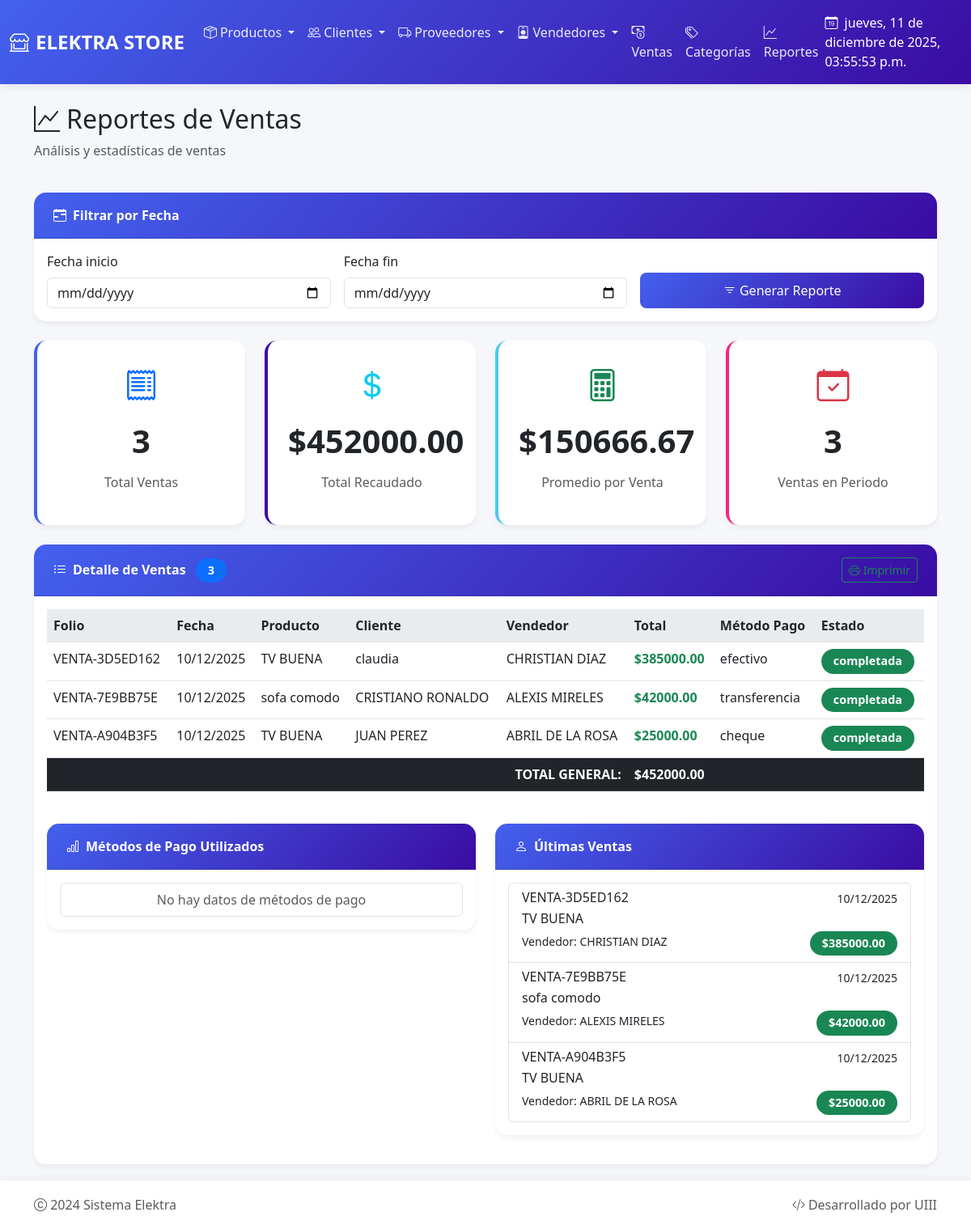
/reportes/ventas/, run on the app's committed database.
### app_Elektra/models.py (models this page shows, shortened)
class Venta(models.Model):
    folio = models.CharField(max_length=50, unique=True)
    fecha_venta = models.DateTimeField(default=timezone.now)
    total = models.DecimalField(max_digits=10, decimal_places=2)
    metodo_pago = models.CharField(max_length=50)
    estado = models.CharField(max_length=50)
    vendedor = models.ForeignKey(Vendedor, on_delete=models.SET_NULL, null=True)
    producto = models.ForeignKey(Producto, on_delete=models.CASCADE)
    cliente = models.ForeignKey(Cliente, on_delete=models.CASCADE)
    notas = models.TextField(blank=True, null=True)
    fecha_creacion = models.DateTimeField(auto_now_add=True)
    fecha_actualizacion = models.DateTimeField(auto_now=True)
    class Meta:
        ordering = ['-fecha_venta']
        verbose_name = 'Venta'
        verbose_name_plural = 'Ventas'

class Producto(models.Model):
    nombre_producto = models.CharField(max_length=120)
    categoria = models.ForeignKey(Categoria, on_delete=models.CASCADE, related_name="productos")
    precio = models.DecimalField(max_digits=10, decimal_places=2)
    stock = models.IntegerField()
    descripcion = models.TextField()
    proveedor = models.ForeignKey(Proveedor, on_delete=models.CASCADE, related_name="productos")
    sku = models.CharField(max_length=50, unique=True)
    imagen = models.ImageField(
        upload_to='productos/',
        null=True,
        blank=True,
        default='productos/default_producto.png',
        verbose_name='Imagen del producto'
    )
    fecha_creacion = models.DateTimeField(auto_now_add=True)
    fecha_actualizacion = models.DateTimeField(auto_now=True)
    class Meta:
        ordering = ['-fecha_creacion']
        verbose_name = 'Producto'
        verbose_name_plural = 'Productos'

class Cliente(models.Model):
    nombre = models.CharField(max_length=120)
    telefono = models.CharField(max_length=20)
    email = models.EmailField(max_length=100, unique=True)
    direccion = models.TextField()
    foto = models.ImageField(
        upload_to='clientes/',
        null=True,
        blank=True,
        default='clientes/default_cliente.png',
        verbose_name='Foto del cliente'
    )
    tipo_cliente = models.CharField(
        max_length=20,
        choices=[
            ('regular', 'Cliente Regular'),
            ('premium', 'Cliente Premium'),
            ('corporativo', 'Cliente Corporativo'),
        ],
        default='regular'
    )
    fecha_registro = models.DateTimeField(auto_now_add=True)
    fecha_actualizacion = models.DateTimeField(auto_now=True)
    class Meta:
        ordering = ['nombre']
        verbose_name = 'Cliente'
        verbose_name_plural = 'Clientes'

class Vendedor(models.Model):
    nombre = models.CharField(max_length=100)
    telefono = models.CharField(max_length=20)
    email = models.EmailField(max_length=100, unique=True)
    foto = models.ImageField(
        upload_to='vendedores/',
        null=True,
        blank=True,
        default='vendedores/default_vendedor.png',
        verbose_name='Foto del vendedor'
    )
    fecha_contratacion = models.DateField(default=timezone.now)
    activo = models.BooleanField(default=True)
    fecha_creacion = models.DateTimeField(auto_now_add=True)
    fecha_actualizacion = models.DateTimeField(auto_now=True)
    class Meta:
        ordering = ['nombre']
        verbose_name = 'Vendedor'
        verbose_name_plural = 'Vendedores'

### app_Elektra/views.py (the view)
# urls.py: path('reportes/ventas/', views.reportes_ventas, name='reportes_ventas'),
def reportes_ventas(request):
    fecha_inicio = request.GET.get('fecha_inicio', '')
    fecha_fin = request.GET.get('fecha_fin', '')
    ventas = Venta.objects.select_related('producto', 'cliente', 'vendedor').all()
    if fecha_inicio:
        ventas = ventas.filter(fecha_venta__date__gte=fecha_inicio)
    if fecha_fin:
        ventas = ventas.filter(fecha_venta__date__lte=fecha_fin)
    ventas = ventas.order_by('-fecha_venta')
    total_ventas = sum(v.total for v in ventas)
    promedio_venta = total_ventas / len(ventas) if ventas else 0
    return render(request, 'reportes/ventas.html', {
        'ventas': ventas,
        'fecha_inicio': fecha_inicio,
        'fecha_fin': fecha_fin,
        'total_ventas': total_ventas,
        'total_count': ventas.count(),
        'promedio_venta': promedio_venta
    })

### app_Elektra/templates/reportes/ventas.html (shortened to what this page needs)
{% extends 'base.html' %}
{% load custom_filters %}
{% block content %}
<div class="d-flex justify-content-between align-items-center mb-4">
    <div>
        <h2><i class="bi bi-graph-up me-2"></i>Reportes de Ventas</h2>
        <p class="text-muted">Análisis y estadísticas de ventas</p>
    </div>
</div>
<div class="card mb-4">
    <div class="card-header">
        <i class="bi bi-calendar-range me-2"></i>Filtrar por Fecha
    </div>
    <div class="card-body">
        <form method="GET" class="row g-3">
            <div class="col-md-4">
                <label class="form-label">Fecha inicio</label>
                <input type="date" class="form-control" name="fecha_inicio" value="{{ fecha_inicio }}">
            </div>
            <div class="col-md-4">
                <label class="form-label">Fecha fin</label>
                <input type="date" class="form-control" name="fecha_fin" value="{{ fecha_fin }}">
            </div>
            <div class="col-md-4 d-flex align-items-end">
                <button type="submit" class="btn btn-primary w-100">
                    <i class="bi bi-filter"></i> Generar Reporte
                </button>
            </div>
        </form>
    </div>
</div>
<div class="row mb-4">
    <div class="col-md-3">
        <div class="stat-card" style="border-left: 4px solid #4361ee;">
            <div class="icon text-primary">
                <i class="bi bi-receipt"></i>
            </div>
            <h3>{{ total_count }}</h3>
            <p class="text-muted">Total Ventas</p>
        </div>
    </div>
    <div class="col-md-3">
        <div class="stat-card" style="border-left: 4px solid #3a0ca3;">
            <div class="icon text-info">
                <i class="bi bi-currency-dollar"></i>
            </div>
            <h3>${{ total_ventas|floatformat:2 }}</h3>
            <p class="text-muted">Total Recaudado</p>
        </div>
    </div>
    <div class="col-md-3">
        <div class="stat-card" style="border-left: 4px solid #4cc9f0;">
            <div class="icon text-success">
                <i class="bi bi-calculator"></i>
            </div>
            <h3>${{ promedio_venta|floatformat:2 }}</h3>
            <p class="text-muted">Promedio por Venta</p>
        </div>
    </div>
    <div class="col-md-3">
        <div class="stat-card" style="border-left: 4px solid #f72585;">
            <div class="icon text-danger">
                <i class="bi bi-calendar-check"></i>
            </div>
            <h3>{{ ventas|length }}</h3>
            <p class="text-muted">Ventas en Periodo</p>
        </div>
    </div>
</div>
<div class="card">
    <div class="card-header d-flex justify-content-between align-items-center">
        <span>
            <i class="bi bi-list-ul me-2"></i>Detalle de Ventas
            <span class="badge bg-primary ms-2">{{ ventas|length }}</span>
        </span>
        <div class="btn-group">
            <button type="button" class="btn btn-sm btn-outline-success" onclick="window.print()">
                <i class="bi bi-printer"></i> Imprimir
            </button>
        </div>
    </div>
    <div class="card-body">
        {% if ventas %}
        <div class="table-responsive">
            <table class="table table-hover datatable">
                <thead>
                    <tr>
                        <th>Folio</th>
                        <th>Fecha</th>
                        <th>Producto</th>
                        <th>Cliente</th>
                        <th>Vendedor</th>
                        <th>Total</th>
                        <th>Método Pago</th>
                        <th>Estado</th>
                    </tr>
                </thead>
                <tbody>
                    {% for venta in ventas %}
                    <tr>
                        <td>{{ venta.folio }}</td>
                        <td>{{ venta.fecha_venta|date:"d/m/Y" }}</td>
                        <td>{{ venta.producto.nombre_producto }}</td>
                        <td>{{ venta.cliente.nombre }}</td>
                        <td>{{ venta.vendedor.nombre }}</td>
                        <td><strong class="text-success">${{ venta.total }}</strong></td>
                        <td>{{ venta.metodo_pago }}</td>
                        <td>
                            <span class="badge bg-{% if venta.estado == 'completada' %}success{% else %}warning{% endif %}">
                                {{ venta.estado }}
                            </span>
                        </td>
                    </tr>
                    {% endfor %}
                </tbody>
                <tfoot>
                    <tr class="table-dark">
                        <td colspan="5" class="text-end"><strong>TOTAL GENERAL:</strong></td>
                        <td colspan="3"><strong>${{ total_ventas|floatformat:2 }}</strong></td>
                    </tr>
                </tfoot>
            </table>
        </div>
        <div class="row mt-4">
            <div class="col-md-6">
                <div class="card">
                    <div class="card-header">
                        <i class="bi bi-bar-chart me-2"></i>Métodos de Pago Utilizados
                    </div>
                    <div class="card-body">
                        <div class="list-group">
                            {% for metodo in metodos_pago_list %}
                            <div class="list-group-item d-flex justify-content-between align-items-center">
                                {{ metodo.nombre|title }}
                                <span class="badge bg-primary">{{ metodo.cantidad }}</span>
                            </div>
                            {% empty %}
                            <div class="list-group-item text-center text-muted">
                                No hay datos de métodos de pago
                            </div>
                            {% endfor %}
                        </div>
                    </div>
                </div>
            </div>
            <div class="col-md-6">
                <div class="card">
                    <div class="card-header">
                        <i class="bi bi-person me-2"></i>Últimas Ventas
                    </div>
                    <div class="card-body">
                        <div class="list-group">
                            {% for venta in ventas|slice:":5" %}
                            <div class="list-group-item">
                                <div class="d-flex w-100 justify-content-between">
                                    <h6 class="mb-1">{{ venta.folio }}</h6>
                                    <small>{{ venta.fecha_venta|date:"d/m/Y" }}</small>
                                </div>
                                <p class="mb-1">{{ venta.producto.nombre_producto|truncatechars:30 }}</p>
                                <small>Vendedor: {{ venta.vendedor.nombre }}</small>
                                <span class="badge bg-success float-end">${{ venta.total }}</span>
                            </div>
                            {% empty %}
                            <div class="list-group-item text-center text-muted">
                                No hay ventas registradas
                            </div>
                            {% endfor %}
                        </div>
                    </div>
                </div>
            </div>
        </div>
        {% endif %}
    </div>
</div>
{% endblock %}

### app_Elektra/templates/base.html (shortened to what this page needs)
<!DOCTYPE html>
<html lang="es">
<head>
    <link href="https://cdn.jsdelivr.net/npm/bootstrap@5.3.0/dist/css/bootstrap.min.css" rel="stylesheet">
    <link rel="stylesheet" href="https://cdn.jsdelivr.net/npm/bootstrap-icons@1.11.1/font/bootstrap-icons.css">
</head>
<body>
    {% include 'navbar.html' %}
    <div class="container mt-4 animacion-aparecer">
        {% block content %}
        {% endblock %}
    </div>
    {% include 'footer.html' %}
</body>
</html>

### app_Elektra/templates/navbar.html (shortened to what this page needs)
<nav class="navbar navbar-expand-lg navbar-dark">
    <div class="container-fluid">
        <a class="navbar-brand fw-bold" href="{% url 'inicio_elektra' %}">
            <i class="bi bi-shop-window me-2"></i>ELEKTRA STORE
        </a>
        <div class="collapse navbar-collapse" id="navbarNav">
            <ul class="navbar-nav me-auto">
                <li class="nav-item dropdown">
                    <a class="nav-link dropdown-toggle" href="#" data-bs-toggle="dropdown">
                        <i class="bi bi-box-seam me-1"></i>Productos
                    </a>
                </li>
                <li class="nav-item dropdown">
                    <a class="nav-link dropdown-toggle" href="#" data-bs-toggle="dropdown">
                        <i class="bi bi-people me-1"></i>Clientes
                    </a>
                </li>
                <li class="nav-item dropdown">
                    <a class="nav-link dropdown-toggle" href="#" data-bs-toggle="dropdown">
                        <i class="bi bi-truck me-1"></i>Proveedores
                    </a>
                </li>
                <li class="nav-item dropdown">
                    <a class="nav-link dropdown-toggle" href="#" data-bs-toggle="dropdown">
                        <i class="bi bi-person-badge me-1"></i>Vendedores
                    </a>
                </li>
                <li class="nav-item">
                    <a class="nav-link" href="{% url 'ventas_ver' %}">
                        <i class="bi bi-cash-coin me-1"></i>Ventas
                    </a>
                </li>
                <li class="nav-item">
                    <a class="nav-link" href="{% url 'categorias_ver' %}">
                        <i class="bi bi-tags me-1"></i>Categorías
                    </a>
                </li>
                <li class="nav-item">
                    <a class="nav-link" href="{% url 'reportes_ventas' %}">
                        <i class="bi bi-graph-up me-1"></i>Reportes
                    </a>
                </li>
            </ul>
            <div class="navbar-text">
                <span class="text-white">
                    <i class="bi bi-calendar-date me-1"></i>
                    <span id="fecha-hora"></span>
                </span>
            </div>
        </div>
    </div>
</nav>

### app_Elektra/templates/footer.html
<footer class="footer mt-5">
    <div class="container">
        <div class="row align-items-center">
            <div class="col-md-6 text-start">
                <span class="text-muted">
                    <i class="bi bi-c-circle"></i> 2024 Sistema Elektra
                </span>
            </div>
            <div class="col-md-6 text-end">
                <span class="text-muted">
                    <i class="bi bi-code-slash me-1"></i>Desarrollado por UIII
                </span>
            </div>
        </div>
    </div>
</footer>

### data on the page
Venta: folio "VENTA-3D5ED162", fecha_venta "10/12/2025", producto.nombre_producto "TV BUENA", cliente.nombre "claudia", vendedor.nombre "CHRISTIAN DIAZ", total "385000.00", metodo_pago "efectivo", estado "completada"
Venta: folio "VENTA-7E9BB75E", fecha_venta "10/12/2025", producto.nombre_producto "sofa comodo", cliente.nombre "CRISTIANO RONALDO", vendedor.nombre "ALEXIS MIRELES", total "42000.00", metodo_pago "transferencia", estado "completada"
Venta: folio "VENTA-A904B3F5", fecha_venta "10/12/2025", producto.nombre_producto "TV BUENA", cliente.nombre "JUAN PEREZ", vendedor.nombre "ABRIL DE LA ROSA", total "25000.00", metodo_pago "cheque", estado "completada"

### other printed values
{{ total_count }} "3"
{{ total_ventas|floatformat:2 }} "452000.00"
{{ promedio_venta|floatformat:2 }} "150666.67"
{{ ventas|length }} "3"
